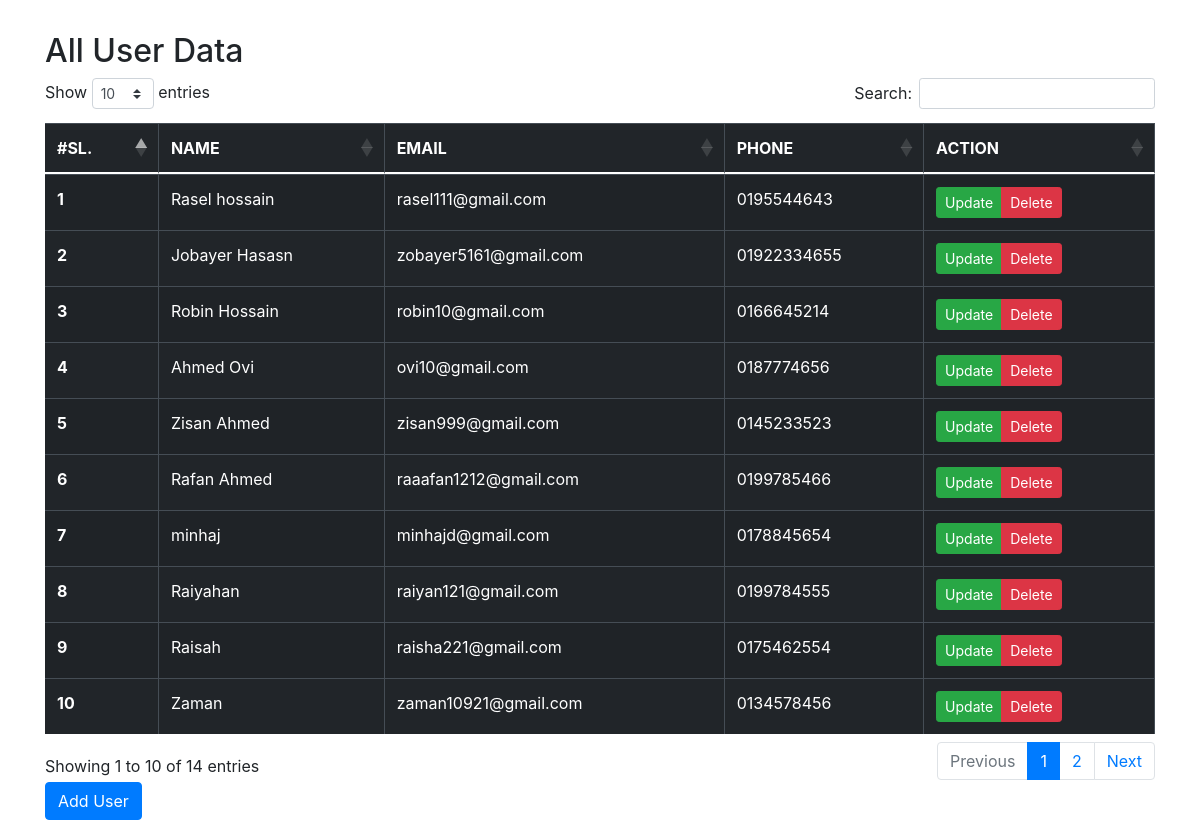
The page / on the database its author committed.
### tables this page shows
CREATE TABLE `users` (
  `id` int(11) NOT NULL,
  `name` varchar(255) NOT NULL,
  `email` varchar(255) NOT NULL,
  `phone` varchar(255) DEFAULT NULL,
  `Address` varchar(255) NOT NULL
);

### index.php (the view, shortened to what this page needs)
<?php
include "inc/header.php";
?>
<section>
<div class="container">
  <div class="row">
    <div class="col-md-12">
        <h2> All User Data </h2>
          <table class="table table-striped table-hover table-dark table-bordered" id="userData">
  <thead>
      <tr>
      <th scope="col">#SL.</th>
      <th scope="col">NAME</th>
      <th scope="col">EMAIL</th>
      <th scope="col">PHONE</th>
      <th scope="col">ACTION</th>
      </tr>
  </thead>
  <tbody>
     <?php
              $query="SELECT * from users";
            $allUsers=mysqli_query($connection,$query);
            $i=1;
                while($row=mysqli_fetch_assoc($allUsers)){
                  $id=$row['id'];
                  $name=$row['name'];
                  $email=$row['email'];
                  $phone=$row['phone'];
                  ?>
    <tr>
      <th scope="row"><?php echo $i; ?></th>
      <td><?php echo $name; ?></td>
      <td><?php echo $email; ?></td>
      <td><?php echo  $phone; ?></td>
      <td> <div class="btn-group">
            <a href="updateUser.php?id=<?php echo $id ;?>" class="btn btn-success btn-sm">Update </a>
            <a href="" class="btn btn-danger btn-sm" data-bs-toggle="modal" data-bs-target="#deleteUser">Delete</a>
        </div>
        </td>
    </tr>
      <?php
      $i++;
    }
?>
  </tbody>
</table>
<a href="addUser.php" class="btn btn-primary">   Add User </a>
</div>
  </div>
</div>
</section>
<?php
include "inc/footer.php";
?>

### inc/header.php (shortened to what this page needs)
<!DOCTYPE html>
<html lang="en">
<head>
  <link href="https://cdn.jsdelivr.net/npm/bootstrap@5.0.0-beta3/dist/css/bootstrap.min.css" rel="stylesheet">
  <link rel="stylesheet" href="https://cdnjs.cloudflare.com/ajax/libs/twitter-bootstrap/4.5.2/css/bootstrap.css">
  <link rel="stylesheet" href="https://cdn.datatables.net/1.10.24/css/dataTables.bootstrap4.min.css">
</head>
<body>

### inc/footer.php (shortened to what this page needs)
</body>
</html>

### inc/header.php (style rules this page uses)
section { margin-top:2rem; }

### rows shown on the page
users: name "Rasel hossain", email "rasel111@gmail.com", phone "0195544643"
users: name "Jobayer Hasasn", email "zobayer5161@gmail.com", phone "01922334655"
users: name "Robin Hossain", email "robin10@gmail.com", phone "0166645214"
users: name "Ahmed Ovi", email "ovi10@gmail.com", phone "0187774656"
users: name "Zisan Ahmed", email "zisan999@gmail.com", phone "0145233523"
users: name "Rafan Ahmed", email "raaafan1212@gmail.com", phone "0199785466"
users: name "minhaj", email "minhajd@gmail.com", phone "0178845654"
users: name "Raiyahan", email "raiyan121@gmail.com", phone "0199784555"
users: name "Raisah", email "raisha221@gmail.com", phone "0175462554"
users: name "Zaman", email "zaman10921@gmail.com", phone "0134578456"
